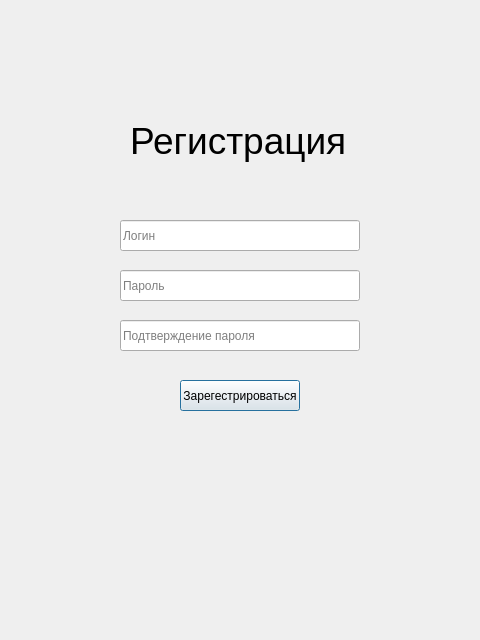
<?xml version="1.0" encoding="UTF-8"?>
<ui version="4.0">
 <class>CreateAcc</class>
 <widget class="QDialog" name="CreateAcc">
  <property name="enabled">
   <bool>true</bool>
  </property>
  <property name="geometry">
   <rect>
    <x>0</x>
    <y>0</y>
    <width>480</width>
    <height>640</height>
   </rect>
  </property>
  <property name="windowTitle">
   <string>CreateAcc</string>
  </property>
  <widget class="QLabel" name="label">
   <property name="geometry">
    <rect>
     <x>130</x>
     <y>110</y>
     <width>221</width>
     <height>61</height>
    </rect>
   </property>
   <property name="styleSheet">
    <string notr="true">font-size:28pt;</string>
   </property>
   <property name="text">
    <string>Регистрация</string>
   </property>
  </widget>
  <widget class="QLineEdit" name="username">
   <property name="geometry">
    <rect>
     <x>120</x>
     <y>220</y>
     <width>240</width>
     <height>31</height>
    </rect>
   </property>
   <property name="placeholderText">
    <string>Логин</string>
   </property>
  </widget>
  <widget class="QLineEdit" name="password">
   <property name="geometry">
    <rect>
     <x>120</x>
     <y>270</y>
     <width>240</width>
     <height>31</height>
    </rect>
   </property>
   <property name="echoMode">
    <enum>QLineEdit::PasswordEchoOnEdit</enum>
   </property>
   <property name="placeholderText">
    <string>Пароль</string>
   </property>
  </widget>
  <widget class="QPushButton" name="signupbutton">
   <property name="geometry">
    <rect>
     <x>180</x>
     <y>380</y>
     <width>120</width>
     <height>31</height>
    </rect>
   </property>
   <property name="text">
    <string>Зарегестрироваться</string>
   </property>
  </widget>
  <widget class="QLineEdit" name="password_2">
   <property name="geometry">
    <rect>
     <x>120</x>
     <y>320</y>
     <width>240</width>
     <height>31</height>
    </rect>
   </property>
   <property name="echoMode">
    <enum>QLineEdit::PasswordEchoOnEdit</enum>
   </property>
   <property name="placeholderText">
    <string>Подтверждение пароля</string>
   </property>
  </widget>
 </widget>
 <resources/>
 <connections/>
</ui>
